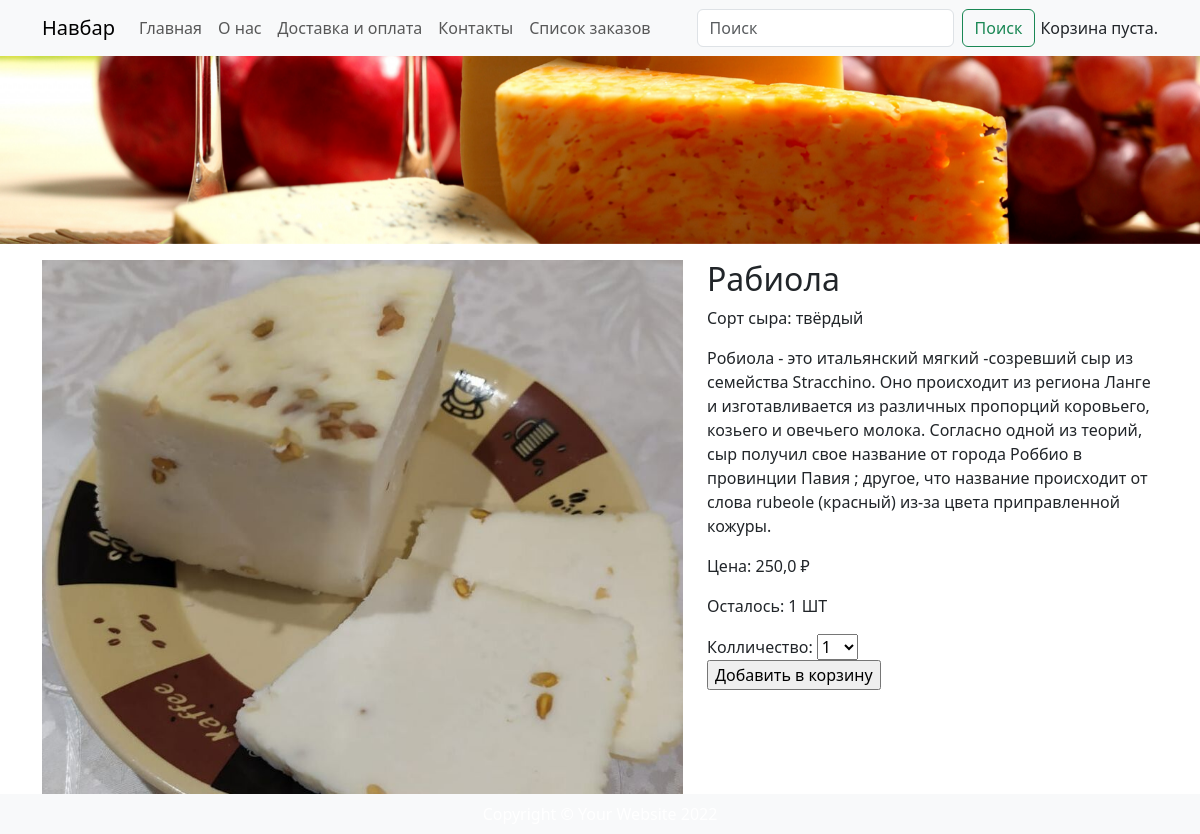
/cheese/4, run on the app's committed database.
### showcase/models.py (models this page shows, shortened)
class Product(models.Model):
    name = models.CharField(max_length=50)
    text = models.TextField(null=True, blank=True)
    price = models.FloatField(null=True, blank=True)
    amount = models.IntegerField(null=True, blank=True)
    image = models.ImageField(width_field=None, height_field=None, upload_to='images/')
    productCategory = models.ForeignKey('Category', null=True, on_delete=models.CASCADE)

class Category(models.Model):
    name = models.CharField(max_length=50)
    text = models.TextField(null=True, blank=True)
    image = models.ImageField(null=True, width_field=None, height_field=None, upload_to='images/') #TODO убрать null=True полсле сброса базы
    def __str__(self):
        return self.name

### showcase/views.py (the view)
# urls.py: path('<int:pk>', ProductDetailView.as_view(), name='product_detail'),
class ProductDetailView(DetailView):
    model = Product
    context_object_name = 'product'
    template_name = 'product.html'
    queryset = Product.objects.all()
    def product_add_cart(self):
        cart_product_form = CartAddProductForm()
        return cart_product_form

### cart/cart.py (called while the page is built)
    def __len__(self):
        return sum(item['quantity'] for item in self.cart.values())

### cart/context_processors.py (called while the page is built)
def cart(request):
    return {'cart': Cart(request)}

### templates/product.html (shortened to what this page needs)
<!DOCTYPE html>
<html lang="en">
{% extends 'base.html' %}
        {% block content %}
            <div class="container">
                <div class="row">
                    <div class="col">
                        <img src="{{MEDIA_URL}} {{product.image.url}}" class="d-block w-100" alt="..." style="margin-top: 1rem">
                    </div>
                     <div class="col-lg-5" style="margin-top: 1rem">
                         <h2>{{ product.name }}</h2>
                         <p>Сорт сыра: {{ product.productCategory }}</p>
                         <p>{{ product.text }}</p>
                         <div class="row">
                             <div class="col-lg-5">
                                 <p>Цена: {{ product.price }} ₽</p>
                                 <p>Осталось: {{ product.amount }} ШТ</p>
                                 <form action="{% url 'cart:cart_add' product.id %}" method="post">
                                     {{ view.product_add_cart }}
                                     <input type="submit" value="Добавить в корзину">
                                 </form>
                             </div>
                         </div>
                     </div>
                </div>
            </div>
        {% endblock content %}

### data on the page
Product: image (picture), name "Рабиола", productCategory "твёрдый", text "Робиола - это итальянский мягкий -созревший сыр из семейства Stracchino. Оно происходит из региона Ланге и изготавливается из различных пропорций коровьего, козьего и овечьего молока. Согласно одной из теорий, сыр получил свое название от города Роббио в провинции Павия ; другое, что название происходит от слова rubeole (красный) из-за цвета приправленной кожуры.", price "250,0", amount "1"
